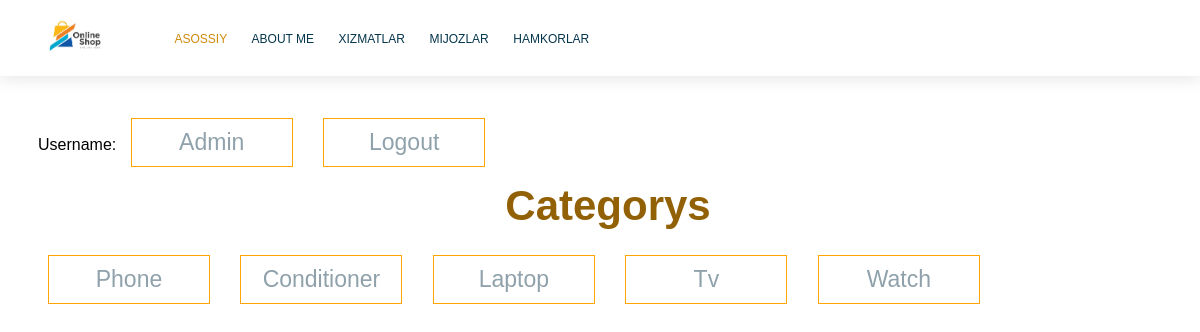
The app's page / (signed in) with its own data.
### productsapp/models.py (models this page shows)
class CategoryModel(models.Model):
    category = models.CharField(max_length=20)
    def __str__(self):
        return self.category

### productsapp/views.py (the view)
# urls.py: path('',categorymodel,name='home'),
def categorymodel(request):
    categorys = CategoryModel.objects.all()
    context = {
        'categorys': categorys
    }
    return render(request,'home.html',context=context)

### templates/home.html
{% extends 'base.html' %}
{% block content %}
    <div class="main-section">
        <div class="container">
            {% if request.user.is_authenticated %}
                <div class="">
                    <span>Username: <span class="category-items__link">{{ request.user.username | title}}</span></span>
                    <a class="category-items__link" href="{% url 'logout' %}">Logout</a>
                </div>
                <h1 class="products-title">Categorys</h1>
                <div class="category-items">
                    {% for category in categorys %}
                    <a class="category-items__link" href="{% url 'product' category.category %}">{{category | title}}</a>
                    {% endfor %}
                </div>
            {% else %}
                <a class="category-items__link" href="{% url 'login' %}">Login</a>
                <a class="category-items__link" href="{% url 'signup' %}">Signup</a>
            {% endif %}
        </div>
    </div>
{% endblock %}

### static/css/home.css (style rules this page uses)
.main-section { padding: 100px 30px; }
.container { width: 1140px; margin: 0 auto; }
.products-title { text-align: center; margin-top: 5px; margin-bottom: 15px; font-size: 42px; font-weight: 700; text-transform: capitalize; color: rgb(146, 97, 6); }
.category-items__link { text-decoration: none; margin: 10px; padding: 10px 5px; color: #8FA1AA; font-size: 23px; display: inline-block; margin-right: 16px; cursor: pointer; border: 1px solid orange; width: 150px; text-align: center; }

### static/css/base.css (style rules this page uses)
body { font-family: sans-serif; }
.container { width: 1140px; margin: 0 auto; }

### static/css/product.css (style rules this page uses)
.main-section { padding: 100px 30px; }

### static/css/product_info.css (style rules this page uses)
.main-section { padding: 100px 30px; }

### records on screen
CategoryModel: category "Phone"
CategoryModel: category "Conditioner"
CategoryModel: category "Laptop"
CategoryModel: category "Tv"
CategoryModel: category "Watch"

### other values on screen
{{ request.user.username | title }} "Admin"
